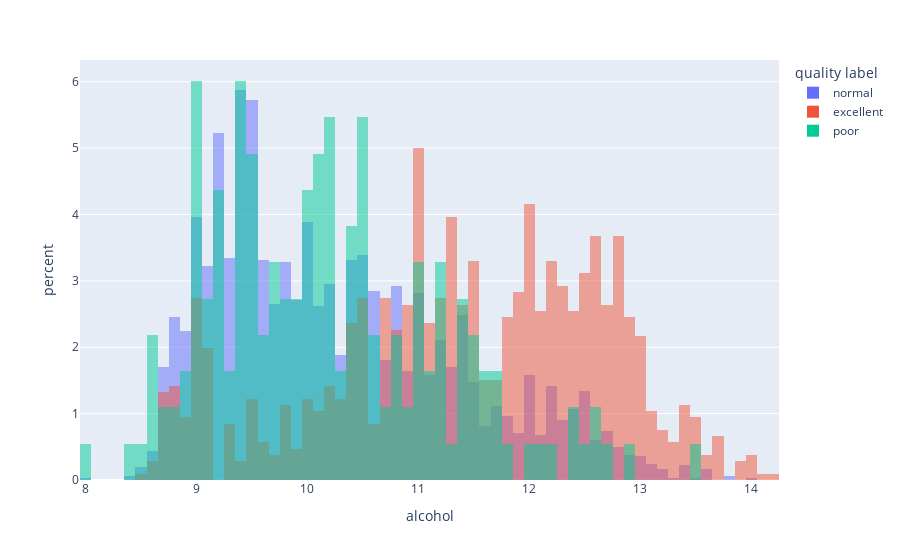

Write notebook code for a chart like this one.
### Code cell
df.plot(kind='hist', x='alcohol', color='quality label', barmode='overlay', histnorm='percent')

### Figure 1 — Plotly figure (JSON) as saved in the notebook; plotly's stock layout.template omitted (floating-point values rounded to 4 significant figures; data arrays with more than 128 entries replaced by an {"elided": "..."} marker saying what was removed)
{"data": [{"bingroup": "x", "histnorm": "percent", "hovertemplate": "quality label=normal<br>alcohol=%{x}<br>percent=%{y}<extra></extra>", "legendgroup": "normal", "marker": {"color": "#636efa", "opacity": 0.5, "pattern": {"shape": ""}}, "name": "normal", "orientation": "v", "showlegend": true, "type": "histogram", "x": {"elided": "3655 float values"}, "xaxis": "x", "yaxis": "y"}, {"bingroup": "x", "histnorm": "percent", "hovertemplate": "quality label=excellent<br>alcohol=%{x}<br>percent=%{y}<extra></extra>", "legendgroup": "excellent", "marker": {"color": "#EF553B", "opacity": 0.5, "pattern": {"shape": ""}}, "name": "excellent", "orientation": "v", "showlegend": true, "type": "histogram", "x": {"elided": "1060 float values"}, "xaxis": "x", "yaxis": "y"}, {"bingroup": "x", "histnorm": "percent", "hovertemplate": "quality label=poor<br>alcohol=%{x}<br>percent=%{y}<extra></extra>", "legendgroup": "poor", "marker": {"color": "#00cc96", "opacity": 0.5, "pattern": {"shape": ""}}, "name": "poor", "orientation": "v", "showlegend": true, "type": "histogram", "x": {"elided": "183 float values"}, "xaxis": "x", "yaxis": "y"}], "layout": {"barmode": "overlay", "legend": {"title": {"text": "quality label"}, "tracegroupgap": 0}, "margin": {"t": 60}, "xaxis": {"anchor": "y", "domain": [0, 1], "title": {"text": "alcohol"}}, "yaxis": {"anchor": "x", "domain": [0, 1], "title": {"text": "percent"}}}}
